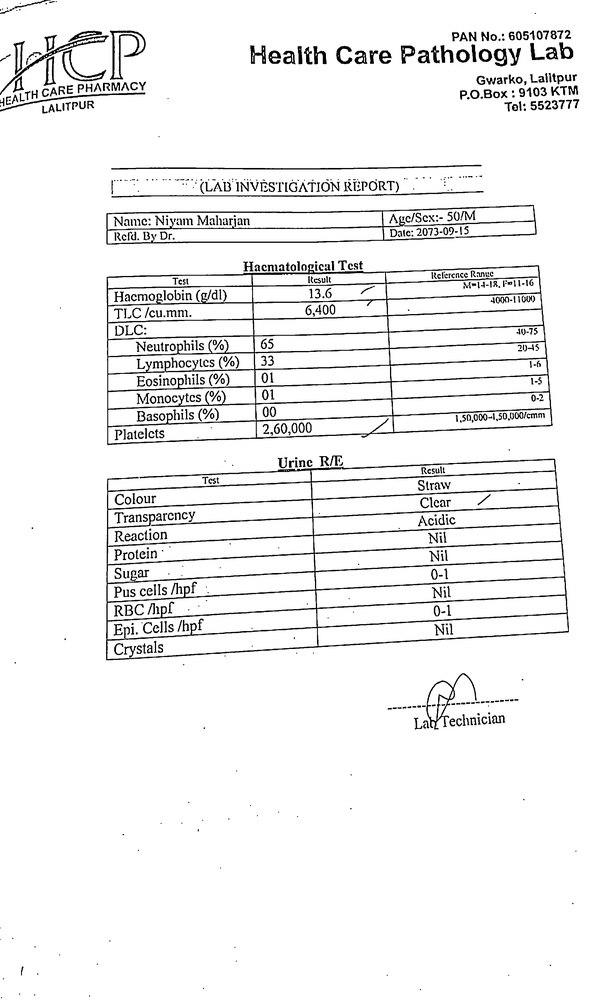
#> input picture nijiya.jpg, 600 x 1000 px, shrunk from 2080 x 3464 before the run
$ python skew.py
#> lines starting #> are read from the running program, lines starting #| are printed output that depends on the picture; after the words box and inside, x2 and y2 are one past the last pixel; in counts of white or black regions, pixels touching at a corner belong together
import numpy as np
import cv2

def getSkewAngle(cvImage) -> float:
    # Prep image, copy, convert to gray scale, blur, and threshold
    newImage = cvImage.copy()
    gray = cv2.cvtColor(newImage, cv2.COLOR_BGR2GRAY)
    blur = cv2.GaussianBlur(gray, (9, 9), 0)
    thresh = cv2.threshold(blur, 0, 255, cv2.THRESH_BINARY_INV + cv2.THRESH_OTSU)[1]

    # Apply dilate to merge text into meaningful lines/paragraphs.
    # Use larger kernel on X axis to merge characters into single line, cancelling out any spaces.
    # But use smaller kernel on Y axis to separate between different blocks of text
    kernel = cv2.getStructuringElement(cv2.MORPH_RECT, (30, 5))
    dilate = cv2.dilate(thresh, kernel, iterations=2)

    # Find all contours
    contours, hierarchy = cv2.findContours(dilate, cv2.RETR_LIST, cv2.CHAIN_APPROX_SIMPLE)
    contours = sorted(contours, key = cv2.contourArea, reverse = True)
    for c in contours:
        rect = cv2.boundingRect(c)
        x,y,w,h = rect
        cv2.rectangle(newImage,(x,y),(x+w,y+h),(0,255,0),2)

    # Find largest contour and surround in min area box
    largestContour = contours[0]
    print (len(contours))
    minAreaRect = cv2.minAreaRect(largestContour)
    cv2.imwrite("temp/boxes.jpg", newImage)
    # Determine the angle. Convert it to the value that was originally used to obtain skewed image
    angle = minAreaRect[-1]
    if angle < -45:
        angle = 90 + angle
    return -1.0 * angle
# Rotate the image around its center
def rotateImage(cvImage, angle: float):
    newImage = cvImage.copy()
    (h, w) = newImage.shape[:2]
    center = (w // 2, h // 2)
    M = cv2.getRotationMatrix2D(center, angle, 1.0)
    newImage = cv2.warpAffine(newImage, M, (w, h), flags=cv2.INTER_CUBIC, borderMode=cv2.BORDER_REPLICATE)
    return newImage
new=cv2.imread("nijiya.jpg")
#> new is the input picture: shape (1000, 600, 3); min 0, max 255, mean 240.8

# Deskew image

def deskew(cvImage):
    angle = getSkewAngle(cvImage)
#> in getSkewAngle, `blur = cv2.GaussianBlur(gray, (9, 9), 0)`:
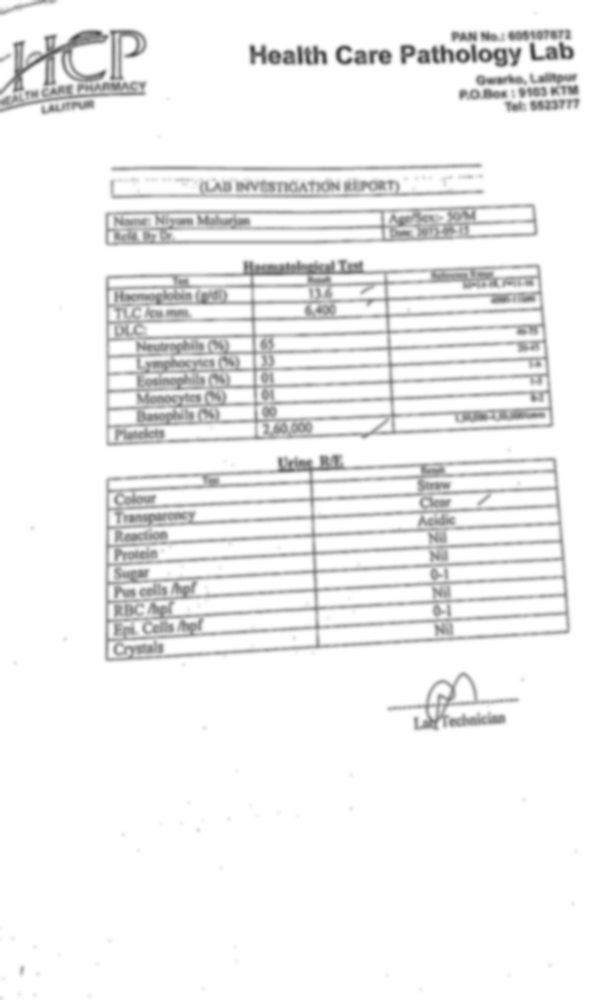
#> blur: shape (1000, 600); min 66, max 255, mean 240.8
#> in getSkewAngle, `thresh = cv2.threshold(blur, 0, 255, cv2.THRESH_BINARY_INV + cv2.THRES..`:
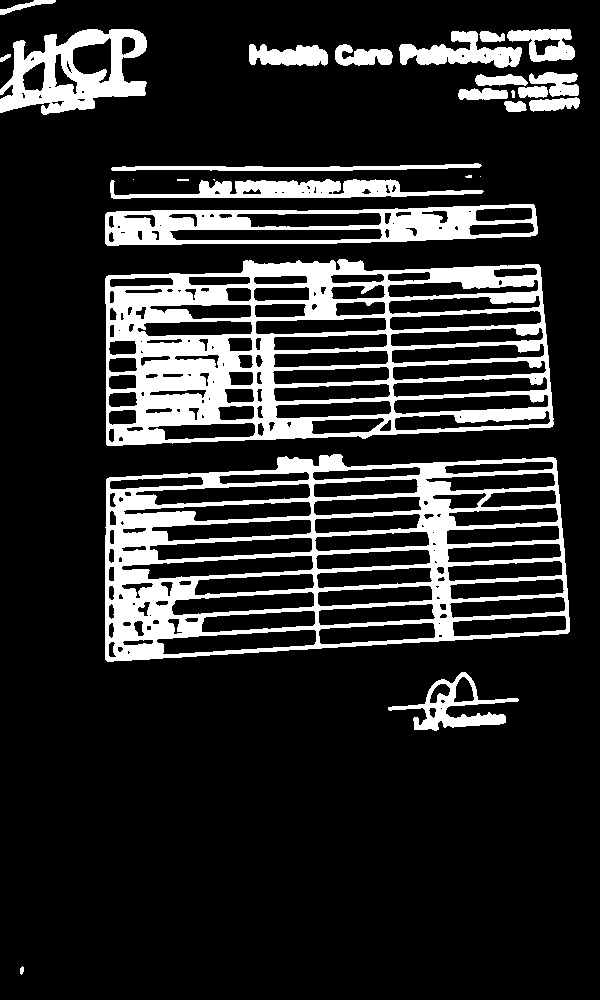
#> thresh: shape (1000, 600); 16.7% white; 27 white regions (4 under 20 px), largest, box (x1, y1, x2, y2) and area: (105, 259, 554, 446) 36101, (105, 454, 570, 662) 32302, (105, 204, 538, 246) 8817
#> in getSkewAngle, `dilate = cv2.dilate(thresh, kernel, iterations=2)`:
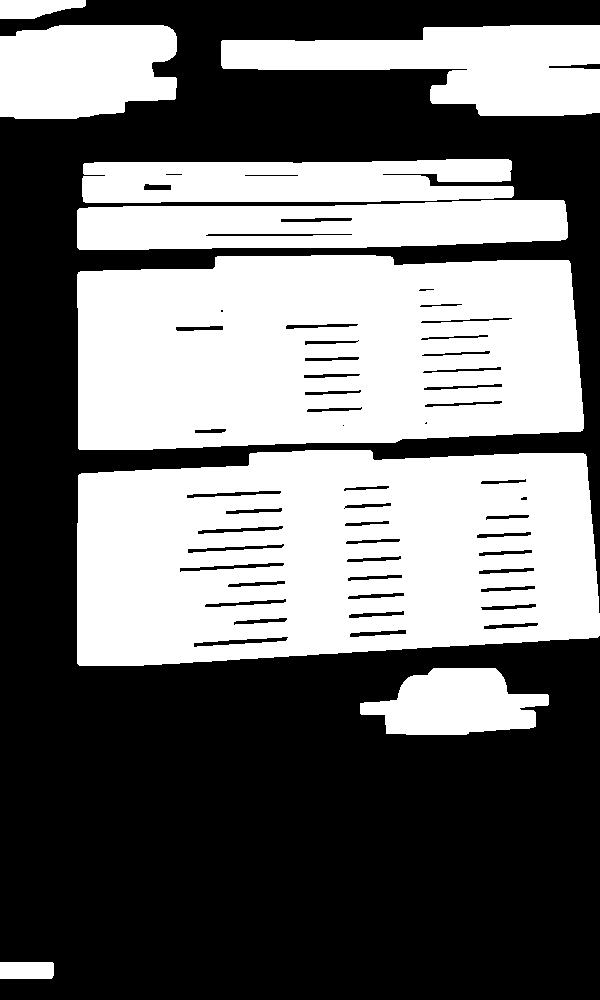
#> dilate: shape (1000, 600); 44.4% white; 9 white regions
#> in getSkewAngle, `contours, hierarchy = cv2.findContours(dilate, cv2.RETR_LIST, cv2.CHAI..`: contours = 62 contours, 5 with area under 20; largest, box (x1, y1, x2, y2) and area: (77, 450, 600, 666) 99831, (77, 255, 584, 450) 89708, (77, 200, 568, 250) 20345, (221, 25, 600, 116) 19958, (82, 159, 514, 203) 16162
#> the loop in getSkewAngle, `for c in contours:` made 62 passes
#> (x, y, w, h) on passes 1 to 12: (77, 450, 523, 216), (77, 255, 507, 195), (77, 200, 491, 50), (221, 25, 379, 91), (82, 159, 432, 44), (0, 25, 177, 94), (360, 668, 189, 67), (0, 0, 86, 19), (0, 962, 54, 17), (193, 636, 96, 12), (179, 562, 106, 11), (205, 233, 148, 4)
#> (c, x, y, w, h) on pass 60: ([[343, 508], [344, 507], [345, 508], [344, 509]], 343, 507, 3, 3)
#> after the loop in getSkewAngle, `for c in contours:`:
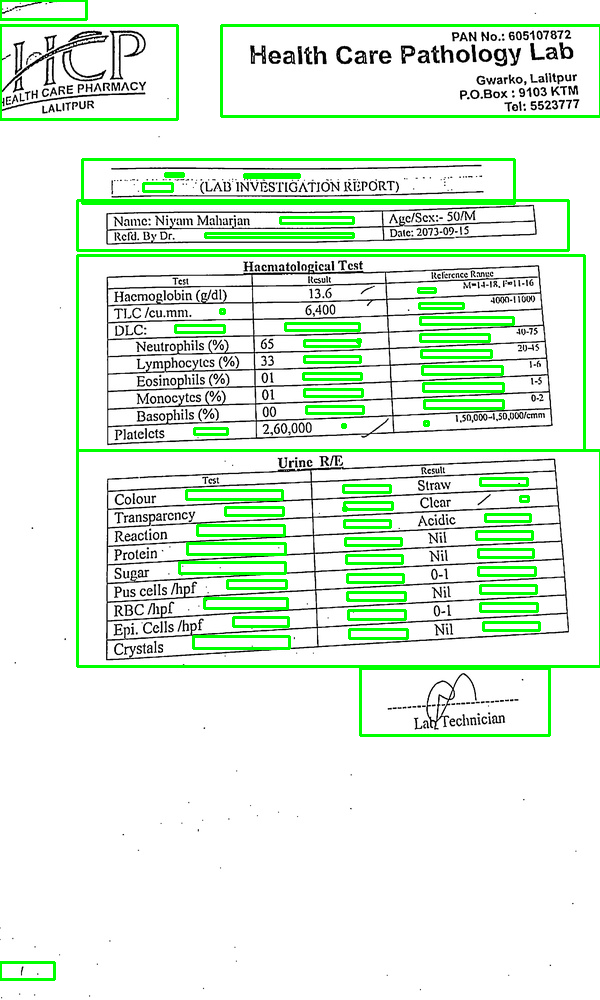
#> newImage: shape (1000, 600, 3); 6.49% of pixels changed, all inside (x1, y1, x2, y2) = (0, 0, 600, 981)
#> in getSkewAngle, `largestContour = contours[0]`: largestContour = contour of 139 points, box (x1, y1, x2, y2) (77, 450, 600, 666), area 99831
#| 62
#> in getSkewAngle, `minAreaRect = cv2.minAreaRect(largestContour)`: minAreaRect = ((332.7, 550.5), (524.1, 205.8), -3.5)
#> in getSkewAngle, `angle = minAreaRect[-1]`: angle = -3.5
    return rotateImage(cvImage, -1.0 * angle)
fixed = deskew(new)
#> in deskew, `angle = getSkewAngle(cvImage)`: angle = 3.5
#> in rotateImage, `M = cv2.getRotationMatrix2D(center, angle, 1.0)`: M = [[0.998, -0.061, 31.06], [0.061, 0.998, -17.37]]
#> in rotateImage, `newImage = cv2.warpAffine(newImage, M, (w, h), flags=cv2.INTER_CUBIC, ..`:
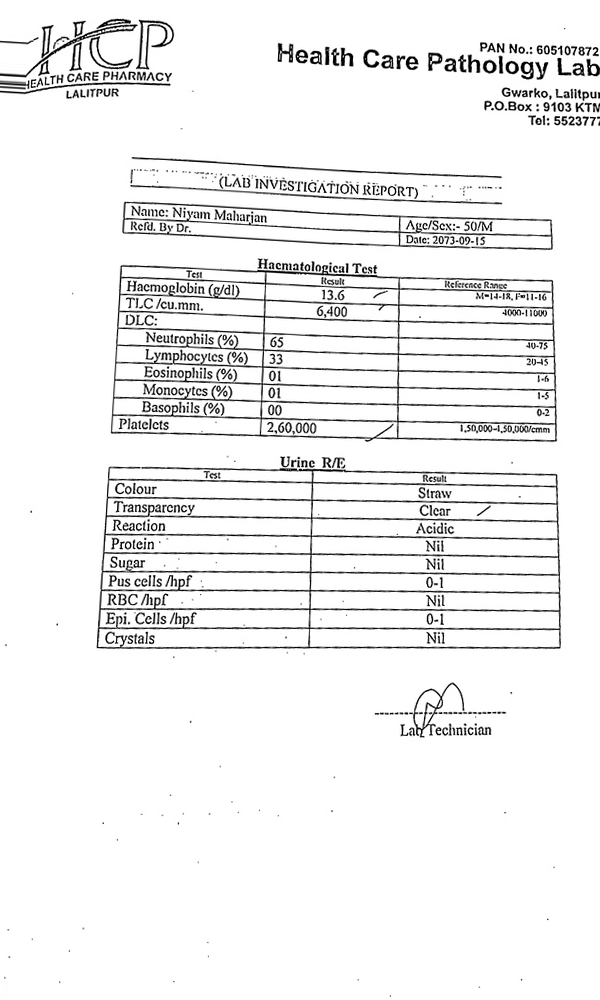
#> newImage: shape (1000, 600, 3); min 0, max 255, mean 240.3

cv2.imwrite("hell.jpg",fixed)
